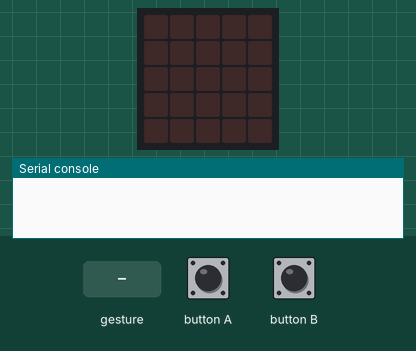
Bench run of a program on a simulated BBC micro:bit (MakeCode). Shown: the board's 5×5 LED display, the last lines printed to the serial console. The inputs (shaded band) are chosen by the test bench. No radio messages arrive unless stated (any console line starting 'radio sent:' is added by the test bench); a tilt is held for 1.5 s and a shake lasts 1 s, then the board lies face up again.

Above: at 1.2 s.
1.3 s: button A pressed for 0.15 s
At 2.5 s:
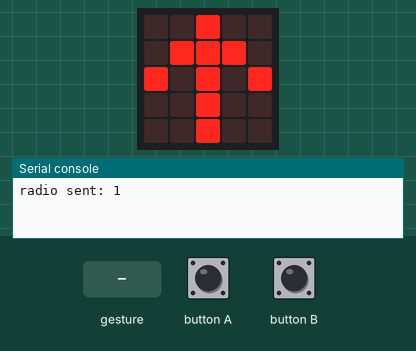
2.9 s: button B pressed for 0.15 s
At 3.8 s:
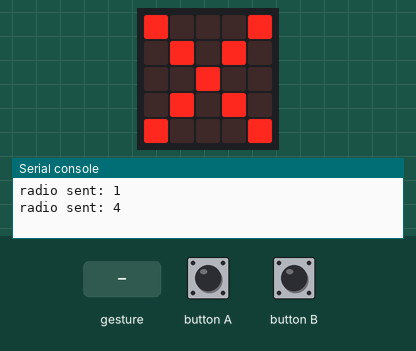
4.5 s: gesture 'tilt right'
At 5.5 s:
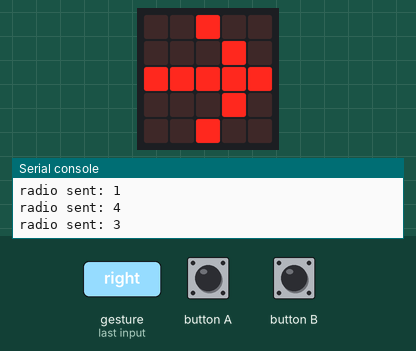
6.1 s: gesture 'tilt left'
At 6.7 s:
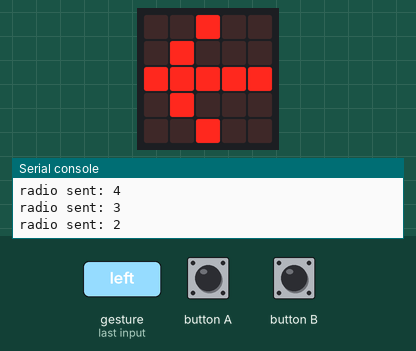
Timing chart, 0 to 8.6 s (numbered marks = the images above; inputs shaded):
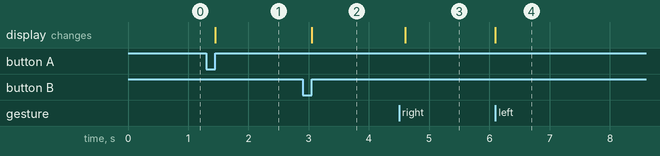

Measured:
- after the input at 1.3 s, the display: changes after 0.15 s (image 1)
- after the input at 2.9 s, the display: changes after 0.15 s (image 2)
- after the input at 4.5 s, the display: changes after 0.10 s (image 3)
- after the input at 6.1 s, the display: changes at once (image 4)

The program:

main.ts
```typescript
input.onButtonPressed(Button.A, function () {
    radio.sendNumber(1)
    basic.showArrow(ArrowNames.North)
})
input.onGesture(Gesture.TiltRight, function () {
    radio.sendNumber(3)
    basic.showArrow(ArrowNames.East)
})
input.onButtonPressed(Button.B, function () {
    radio.sendNumber(4)
    basic.showIcon(IconNames.No)
})
input.onGesture(Gesture.TiltLeft, function () {
    radio.sendNumber(2)
    basic.showArrow(ArrowNames.West)
})
radio.setGroup(1)
basic.forever(function () {

})
```

test.ts
```typescript
// testene settes inn her; disse vil ikke kompilert så lenge denne pakken blir brukt som en utvidelse.
```
